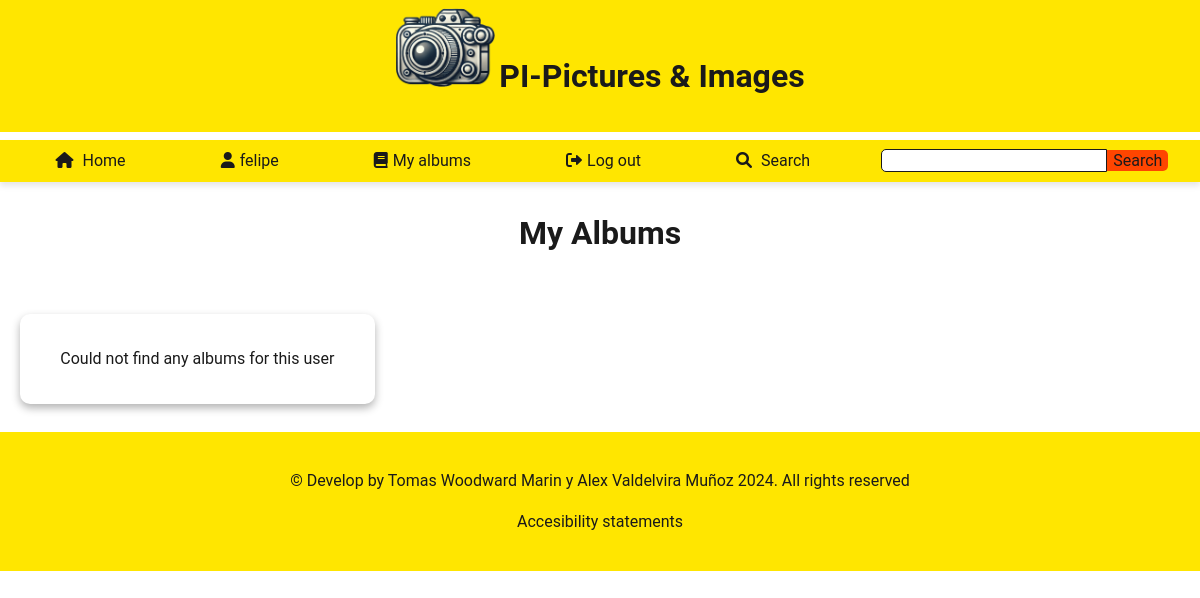
The app's page /index.php?action=myAlbums (signed in), older data.
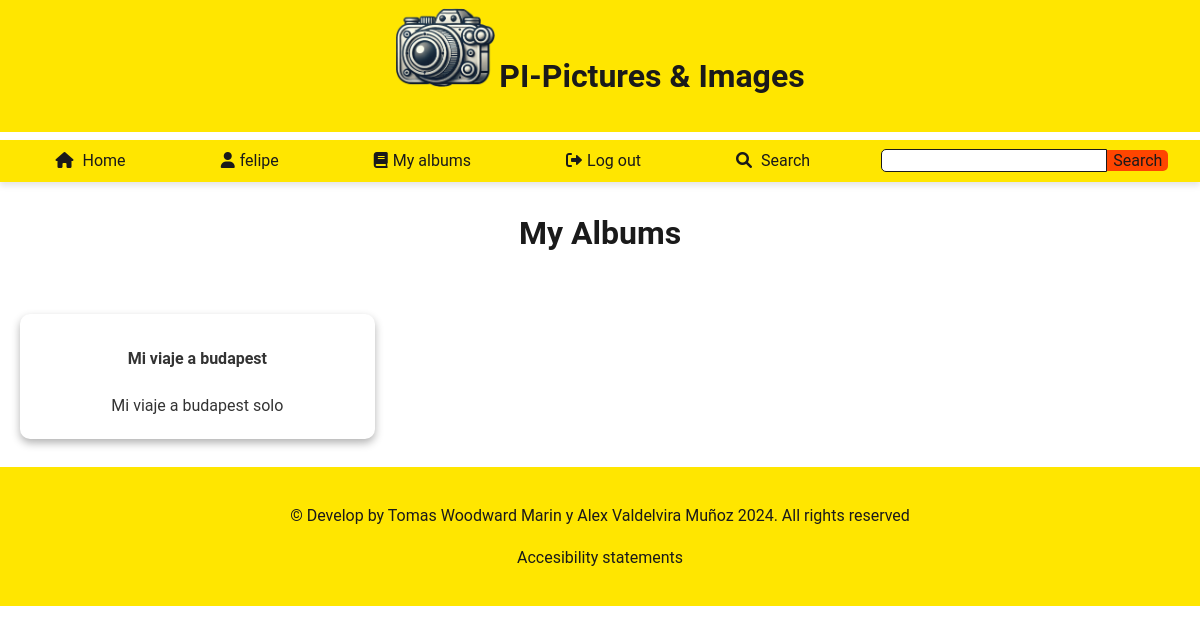
The same page, newer data.
### tables this page shows
CREATE TABLE `albumes` (
  `idAlbum` int(11) NOT NULL,
  `titulo` text NOT NULL,
  `descripcion` text NOT NULL,
  `usuario` int(11) NOT NULL
);

### index.php (called while the page is built, shortened)
<?php
require_once 'controller/userController.php';
$controllerUser = new UserController();
$request = empty($_GET['action']) ? 'index' : $_GET['action'];
$parts = explode("?", $request);
$page = explode("/", $parts[0])[0];
$queryString = isset($parts[1]) ? $parts[1] : '';
parse_str($queryString, $params);
extract($params);
include(__DIR__ . "/view/$page.php");

### model/dbModel.php (called while the page is built, shortened)
<?php
class Database {
    private static $instance = null;
    private function __construct() {
        $config = parse_ini_file(__DIR__ . '/../config/config.ini', true);
        $dbConfig = $config['database'];
        $this->connection = new mysqli(
            $dbConfig['host'],
            $dbConfig['user'],
            $dbConfig['password'],
            $dbConfig['dbname']
        );
    }
    public static function getInstance() {
        if (self::$instance === null) {
            self::$instance = new Database();
        }
        return self::$instance->connection;
    }
}

### controller/userController.php (called while the page is built, shortened)
<?php
require_once __DIR__ . '/../model/userModel.php';
class UserController
{
    private $userModel;
    public function __construct()
    {
        $this->userModel = new UserModel();
    }
    public function getAlbums($username)
    {
        $albums = $this->userModel->getAlbums($username);
        return $albums;
    }
}
?>

### model/userModel.php (called while the page is built, shortened)
<?php
require_once 'dbModel.php';
class UserModel
{
	private $db;
	public function __construct()
	{
		$this->db = Database::getInstance();
	}
	public function getAlbums($username)
	{
		$userId = $this->getUserId($username);
		$statements = $this->db->prepare("SELECT * FROM albumes WHERE Usuario = ? ORDER BY titulo DESC");
		$statements->bind_param("i", $userId);
		$statements->execute();
		$result = $statements->get_result();
		return $result->fetch_all(MYSQLI_ASSOC);
	}
	public function getUserId($username)
	{
		$statements = $this->db->prepare("SELECT idUsuario FROM usuarios WHERE nomUsuario = ?");
		$statements->bind_param("s", $username);
		$statements->execute();
		$result = $statements->get_result();
		$row = $result->fetch_assoc();
		return $row["idUsuario"];
	}
}
?>

### view/MyAlbums.php (the view, shortened to what this page needs)
<?php
include 'layout/start.php';
include 'layout/header.php';
include 'layout/navAuth.php';
$result = $controllerUser->getAlbums($_SESSION["userName"]);
?>
<main>
    <h2>My Albums</h2>
    <?php if (!empty($result)): ?>
        <?php foreach ($result as $album): ?>
            <figure>
                <a href="index.php?action=albumDetails&id=<?= $album["idAlbum"] ?>"><h3><?= $album['titulo'] ?></h3></a>
                <figcaption>
                    <p><?= $album['descripcion'] ?></p>
                </figcaption>
            </figure>
        <?php endforeach; ?>
    <?php else: ?>
        <figure>
            <p>Could not find any albums for this user</p>
        </figure>
    <?php endif; ?>
</main>
<?php
include 'layout/footer.php';
include 'layout/end.php';
?>

Row changes from the older to the newer data that the page shows:
added albumes: titulo "Mi viaje a budapest", descripcion "Mi viaje a budapest solo"
Text that changed along with them:
text no longer shown: "Could not find any albums for this user"
